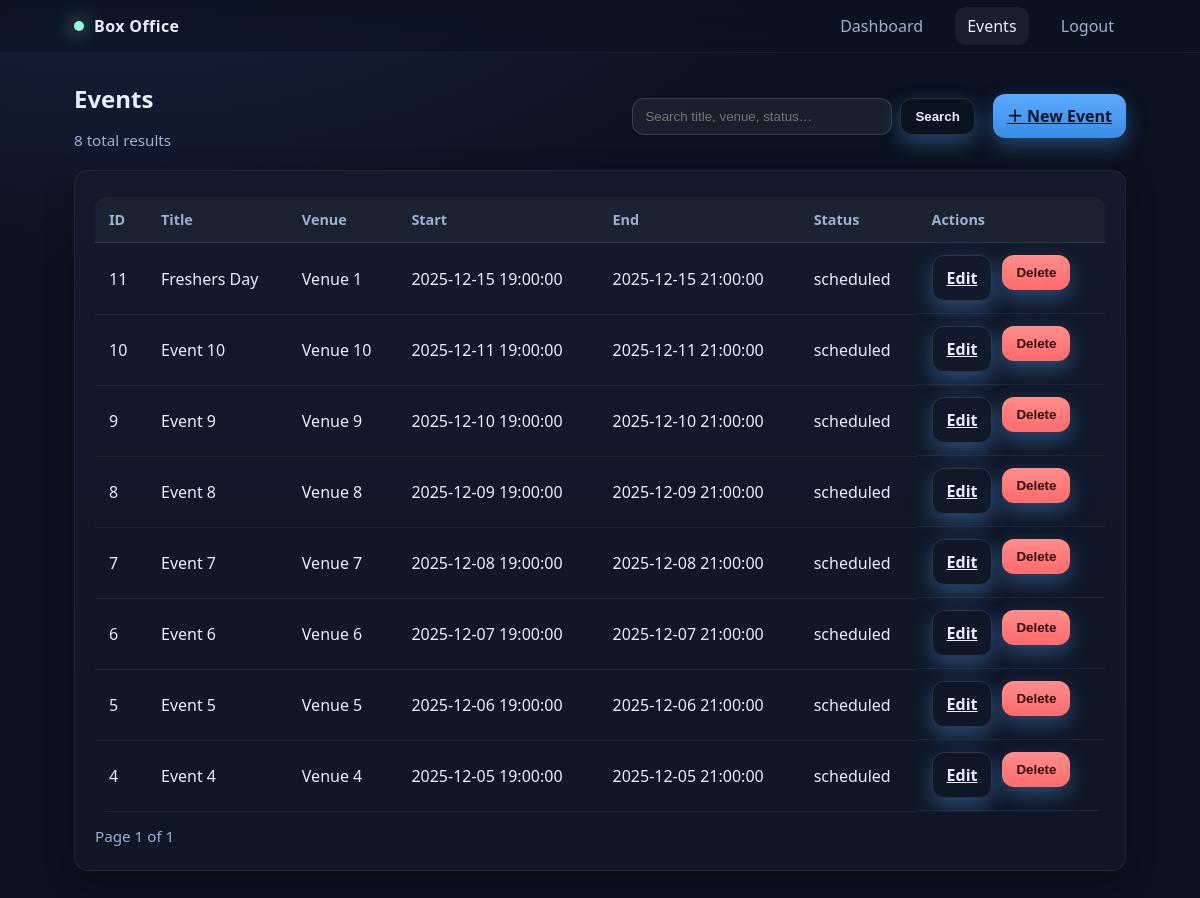
The page /events (signed in) on the database as committed earlier.
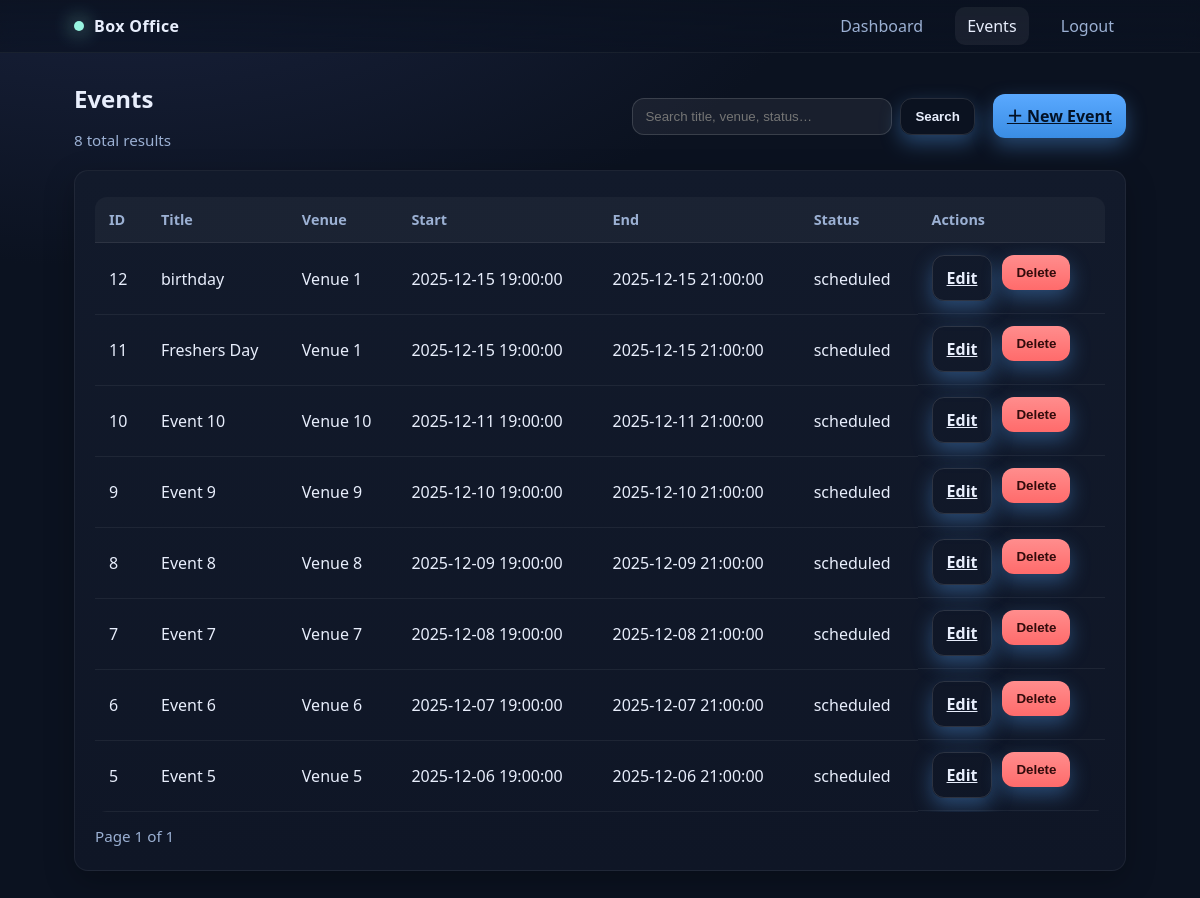
The same page on the database as committed later.
### tables this page shows
CREATE TABLE events (
  event_id INTEGER PRIMARY KEY,
  venue_id INTEGER NOT NULL,
  title TEXT NOT NULL,
  starts_at TEXT NOT NULL,
  ends_at TEXT NOT NULL,
  status TEXT NOT NULL,
  FOREIGN KEY (venue_id) REFERENCES venues(venue_id)
);

CREATE TABLE venues (
  venue_id INTEGER PRIMARY KEY,
  name TEXT UNIQUE NOT NULL,
  address TEXT NOT NULL
);

### app.py (the view)
@app.route("/events")
@login_required
def events_list():
    db = get_db()
    q = (request.args.get("q") or "").strip()
    try:
        page = int(request.args.get("page", 1))
    except ValueError:
        page = 1
    page = max(page, 1)
    page_size = 8
    offset = (page - 1) * page_size
    where = ""
    params = []
    if q:
        like = f"%{q.lower()}%"
        where = "WHERE lower(e.title) LIKE ? OR lower(v.name) LIKE ? OR lower(e.status) LIKE ?"
        params.extend([like, like, like])
    total_sql = f"""
        SELECT COUNT(*)
        FROM events e
        JOIN venues v ON v.venue_id = e.venue_id
        {where}
    """
    total = db.execute(total_sql, tuple(params)).fetchone()[0]
    total_pages = max(1, (total + page_size - 1) // page_size)
    if page > total_pages:
        page = total_pages
        offset = (page - 1) * page_size
    list_sql = f"""
        SELECT e.event_id, e.title, e.starts_at, e.ends_at, e.status, v.name AS venue
        FROM events e
        JOIN venues v ON v.venue_id = e.venue_id
        {where}
        ORDER BY e.starts_at DESC, e.event_id DESC
        LIMIT ? OFFSET ?
    """
    rows = db.execute(list_sql, tuple(params) + (page_size, offset)).fetchall()
    return render_template(
        "events_list.html",
        title="Events",
        events=rows,
        q=q,
        page=page,
        total_pages=total_pages,
        total=total,
        page_size=page_size
    )

### app.py (called while the page is built)
def get_db():
    if "db" not in g:
        conn = sqlite3.connect(DB_PATH)
        conn.row_factory = sqlite3.Row
        g.db = conn
    return g.db

@login_manager.user_loader
def load_user(user_id):
    return User.get_by_id(user_id)

    @staticmethod
    def get_by_id(uid):
        db = get_db()
        row = db.execute("SELECT * FROM users WHERE user_id=?", (uid,)).fetchone()
        return User(row) if row else None

### templates/events_list.html (shortened to what this page needs)
{% extends "layout.html" %}
{% block content %}
  <div class="page-title">
    <div>
      <h2>Events</h2>
      <div class="subtle">
        {{ total }} total result{{ '' if total == 1 else 's' }}
      </div>
    </div>
    <div class="actions">
      <form method="get" class="searchbar">
        <input name="q" value="{{ q }}" placeholder="Search title, venue, status…" />
        <button class="btn secondary" type="submit">Search</button>
      </form>
      <a class="btn" href="{{ url_for('events_new') }}">＋ New Event</a>
    </div>
  </div>
  <div class="card">
    <table>
      <thead>
        <tr><th>ID</th><th>Title</th><th>Venue</th><th>Start</th><th>End</th><th>Status</th><th>Actions</th></tr>
      </thead>
      <tbody>
        {% for e in events %}
        <tr>
          <td>{{ e.event_id }}</td>
          <td>{{ e.title }}</td>
          <td>{{ e.venue }}</td>
          <td>{{ e.starts_at }}</td>
          <td>{{ e.ends_at }}</td>
          <td>{{ e.status }}</td>
          <td class="actions">
            <a class="btn secondary" href="{{ url_for('events_edit', event_id=e.event_id) }}">Edit</a>
            <form method="post" action="{{ url_for('events_delete', event_id=e.event_id) }}" style="display:inline;">
              <button class="btn danger" onclick="return confirm('Delete this event?')">Delete</button>
            </form>
          </td>
        </tr>
        {% else %}
        <tr><td colspan="7" class="subtle">No events found.</td></tr>
        {% endfor %}
      </tbody>
    </table>
    <div class="pager">
      <div class="pager-left">
        <span class="subtle">Page {{ page }} of {{ total_pages }}</span>
      </div>
    </div>
  </div>
{% endblock %}

### templates/layout.html (shortened to what this page needs)
<!doctype html>
<html>
<head>
  <link rel="stylesheet" href="{{ url_for('static', filename='style.css') }}">
</head>
<body>
  <header class="navbar">
    <div class="nav-inner container">
      <div class="brand"><span class="dot"></span> Box Office</div>
      {% if current_user.is_authenticated %}
      <nav>
        <a href="{{ url_for('dashboard') }}" class="{% if title=='Dashboard' %}active{% endif %}">Dashboard</a>
        <a href="{{ url_for('events_list') }}" class="{% if title=='Events' %}active{% endif %}">Events</a>
        <a href="{{ url_for('logout') }}">Logout</a>
      </nav>
      {% endif %}
    </div>
  </header>
  <div class="main container">
    {% block content %}{% endblock %}
  </div>
</body>
</html>

### static/style.css (style rules this page uses)
:root { --bg: #0b1220; --panel: #121a2b; --panel-2: #0f1626; --text: #e8eefc; --muted: #9bb0d3; --primary: #5aa9ff; --accent: #98f5e1; --danger: #ff6b6b; --ok: #22c55e; --shadow: 0 10px 30px rgba(0,0,0,.25); --radius: 14px; }
* { box-sizing: border-box; }
html, body { height: 100%; }
body { margin: 0; font: 16px/1.5 ui-sans-serif, system-ui, -apple-system, Segoe UI, Roboto, "Helvetica Neue", Arial; background: radial-gradient(1200px 600px at 10% -10%, #1b2440, #0b1220 60%) fixed; color: var(--text); }
.container { max-width: 1100px; padding: 24px; margin: 0 auto; }
header.navbar { position: sticky; top: 0; z-index: 20; backdrop-filter: saturate(1.2) blur(8px); background: linear-gradient(180deg, rgba(11,18,32,.85), rgba(11,18,32,.65)); border-bottom: 1px solid rgba(255,255,255,.06); }
.nav-inner { display:flex; align-items:center; justify-content:space-between; padding: 14px 24px; }
.brand { display:flex; align-items:center; gap:10px; font-weight:700; letter-spacing:.4px; }
.brand .dot { width:10px; height:10px; border-radius:50%; background:var(--accent); box-shadow:0 0 20px var(--accent); }
nav a { color: var(--muted); text-decoration:none; margin-left:16px; padding:8px 12px; border-radius:10px; }
nav a:hover, nav a.active { background: rgba(255,255,255,.06); color: var(--text); }
.main { padding: 28px 24px 64px; }
h1, h2, h3 { margin: 0 0 12px; }
.page-title { display:flex; align-items:center; justify-content:space-between; margin-bottom:18px; }
.subtle { color: var(--muted); font-size:.95rem; }
.card { background: linear-gradient(180deg, var(--panel), var(--panel-2)); border: 1px solid rgba(255,255,255,.06); border-radius: var(--radius); box-shadow: var(--shadow); padding: 18px 20px; }
.btn, button, input[type=submit] { background: linear-gradient(180deg, #5aa9ff, #3a8de4); color: #031226; border: 0; padding: 10px 14px; border-radius: 12px; font-weight: 700; box-shadow: 0 8px 20px rgba(90,169,255,.35); cursor: pointer; }
.btn.secondary { background: transparent; color: var(--text); border: 1px solid rgba(255,255,255,.12); }
.btn.danger { background: linear-gradient(180deg, #ff8d8d, #ff6b6b); color: #320b0b; }
table { width:100%; border-collapse: collapse; overflow: hidden; border-radius: 12px; margin-top: 8px; }
thead th { text-align:left; font-size:.9rem; color:var(--muted); background: rgba(255,255,255,.04); padding: 12px 14px; border-bottom: 1px solid rgba(255,255,255,.08); }
tbody td { padding: 12px 14px; border-bottom: 1px solid rgba(255,255,255,.06); }
input, select { width:100%; padding: 10px 12px; border-radius: 10px; border: 1px solid rgba(255,255,255,.14); background: rgba(255,255,255,.06); color: var(--text); outline: none; }
.actions { display:flex; gap:10px; flex-wrap:wrap; }
.searchbar { display:flex; gap:8px; align-items:center; flex-wrap:wrap; margin-right:8px; }
.searchbar input { width: 260px; max-width: 100%; padding: 10px 12px; border-radius: 12px; border: 1px solid rgba(255,255,255,.14); background: rgba(255,255,255,.06); color: var(--text); }
.pager { display:flex; align-items:center; justify-content:space-between; gap: 10px; padding: 12px 0 4px; }

Rows that differ between the two databases and show on the page:
removed events: event_id "4", title "Event 4", venue "Venue 4", starts_at "2025-12-05 19:00:00", ends_at "2025-12-05 21:00:00", status "scheduled"
added events: event_id "12", title "birthday", venue "Venue 1", starts_at "2025-12-15 19:00:00", ends_at "2025-12-15 21:00:00", status "scheduled"
